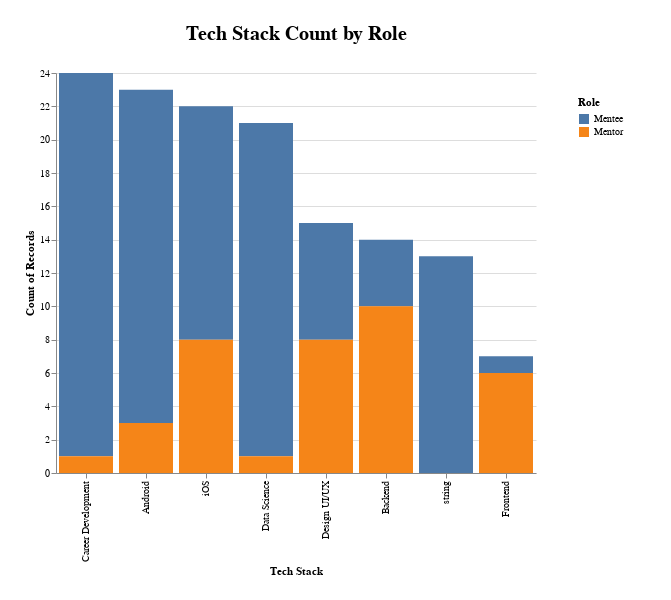

The cell this chart's notebook holds for it:
### Code cell
import requests

chart = requests.get("http://127.0.0.1:8000/graph?column1=tech_stack&column2=role").json()
Chart.from_dict(chart)

### Figure 1 — Vega-Lite specification as saved in the notebook (floating-point values rounded to 4 significant figures; data arrays with more than 128 entries replaced by an {"elided": "..."} marker saying what was removed)
{"config": {"view": {"continuousWidth": 400, "continuousHeight": 300, "stroke": "#FFF"}, "legend": {"padding": 24}, "title": {"fontSize": 20, "offset": 24}}, "data": {"name": "data-ac832bdbf98d38c0ff7a097466b742e5"}, "mark": "bar", "datasets": {"data-ac832bdbf98d38c0ff7a097466b742e5": {"elided": "139 records"}}, "encoding": {"color": {"field": "role", "title": "Role", "type": "nominal"}, "tooltip": [{"field": "role", "type": "nominal"}, {"field": "tech_stack", "type": "nominal"}, {"aggregate": "count", "field": "tech_stack", "type": "nominal"}], "x": {"field": "tech_stack", "sort": "-y", "title": "Tech Stack", "type": "nominal"}, "y": {"aggregate": "count", "field": "tech_stack", "type": "nominal"}}, "height": 400, "padding": 24, "title": "Tech Stack Count by Role", "width": 480, "$schema": "https://vega.github.io/schema/vega-lite/v4.17.0.json"}
